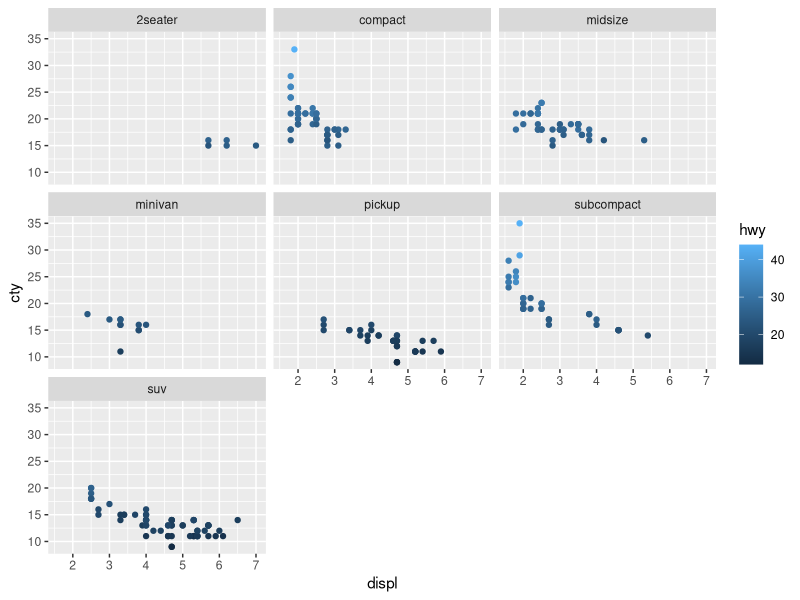

This figure's R source:
# 加载ggplot2绘图包
library("ggplot2")
# 设置工作路径
setwd("D:\\softwares\\applied statistics\\rcodelearning\\chap18\\sourcecode")
# 指定数据，和横纵轴变量，以及几何对象
p <- ggplot(mpg, aes(displ, cty, colour = hwy)) +
    geom_point() +
    facet_wrap(~class)
# 保存文件
ggsave("../codeimage/code5.pdf")
# 保存工作空间
save.image("R5.RData")
